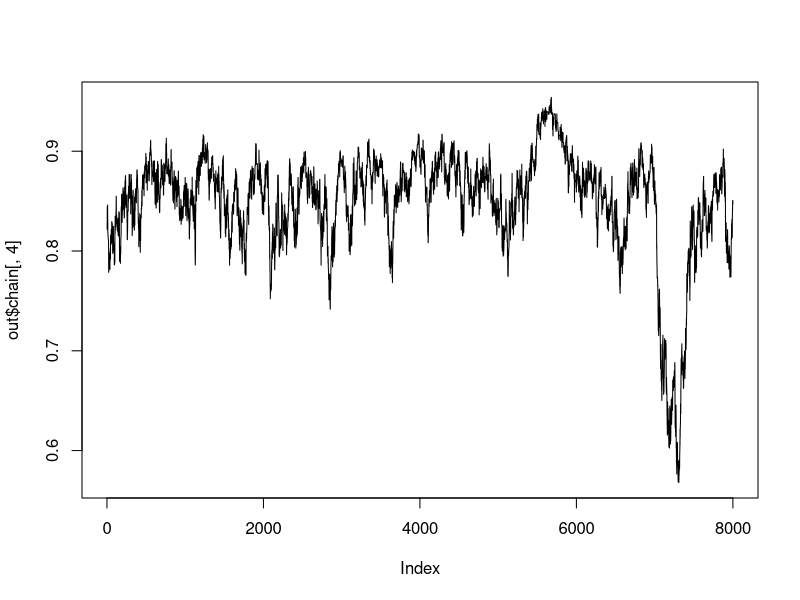

The R script that drew this image:

mu <- function(x,alpha,beta,gamma){
  return (alpha-beta*gamma^x)
}

dudongs <- function(N,x,Y,prop.sd=c(0.3,0.2,0.2,0.2),nchain=10^4){
  
  init <- c(1,1,1,0.9)
  tau0 <- 10^-6
  chain <- matrix(NA,nchain+1,4)
  colnames(chain) <- c('alpha','beta','tau','gamma')
  chain[1,] <- init
  acc_rates <- rep(0,4)
  
  
  for (iter in 1:nchain){
    
    current <- chain[iter,]
    
  ##Mise a jour de alpha
    
    prop <- current
    prop[1] <- rlnorm(1,log(current[1]),prop.sd[1])
    top <- -(prop[1]^2*tau0*0.5 +0.5*sum((Y-mu(x,prop[1],prop[2],
                                            prop[4]))^2)*prop[3])

    bottom <- -(current[1]^2*tau0*0.5 +0.5*sum((Y-mu(x,current[1],current[2],
                                               current[4]))^2)*current[3])
    
    prop.ratio <- prop[1] / current[1]
    acc_prob <- exp(top-bottom)*prop.ratio
    if (runif(1) < acc_prob){
      current <- prop
      acc_rates[1] <- acc_rates[1] + 1
    }
    
    #mise a jour de beta
    prop <- current
    prop[2] <- rlnorm(1,log(current[2]),prop.sd[2])
    top <- -(prop[2]^2*tau0*0.5 +0.5*sum((Y-mu(x,prop[1],prop[2],
                                            prop[4]))^2)*prop[3])
    
    bottom <- -(current[2]^2*tau0*0.5 +0.5*sum((Y-mu(x,current[1],current[2],
                                                  current[4]))^2)*current[3])
    
    prop.ratio <- prop[2] / current[2]
    acc_prob <- exp(top-bottom)*prop.ratio
    if (runif(1) < acc_prob){
      current <- prop
      acc_rates[2] <- acc_rates[2] + 1
    }
    
    ##mise a jour de gamma
    prop <- current
    prop[4] <- rlnorm(1,log(current[4]),prop.sd[4])
    top <- -(0.5*sum((Y-mu(x,prop[1],prop[2],
                             prop[4]))^2)*prop[3])
    
    bottom <- -(0.5*sum((Y-mu(x,current[1],current[2],
                                current[4]))^2)*current[3])
    
    prop.ratio <- prop[4] / current[4]
    acc_prob <- exp(top-bottom)*prop.ratio
    if (runif(1) < acc_prob){
      current <- prop
      acc_rates[4] <- acc_rates[4] + 1
    }
    
    ##mise a jour de tau
    updated_shape <- 10^(-3) + N/2
    updated_rate <- 10^(-3)+ 0.5*sum((Y-mu(x,current[1],current[2],
                                        current[4]))^2)
    tauest <- rgamma(1,shape=updated_shape,rate=updated_rate)
    current[3] <- tauest
   
    ## 
    chain[iter+1,] <- current
    
  }
  return(list(chain = chain, acc_rates = acc_rates / nchain))
}

##Application

"N" <- 27  
"x" <-
  c(1, 1.5, 1.5, 1.5, 2.5, 4, 5, 5, 7, 8, 8.5, 9, 9.5, 9.5, 10, 
    12, 12, 13, 13, 14.5, 15.5, 15.5, 16.5, 17, 22.5, 29, 31.5)
"Y" <-
  c(1.8, 1.85, 1.87, 1.77, 2.02, 2.27, 2.15, 2.26, 2.47, 2.19, 
    2.26, 2.4, 2.39, 2.41, 2.5, 2.32, 2.32, 2.43, 2.47, 2.56, 2.65, 
    2.47, 2.64, 2.56, 2.7, 2.72, 2.57)

out <- dudongs(N,x,Y,prop.sd=c(0.005,0.05,0.1,0.015))
out$chain <- out$chain[-(1:2000),]
plot(out$chain[,4], type = "l", main = "")
print(out$acc_rates)
print(colMeans(out$chain))
